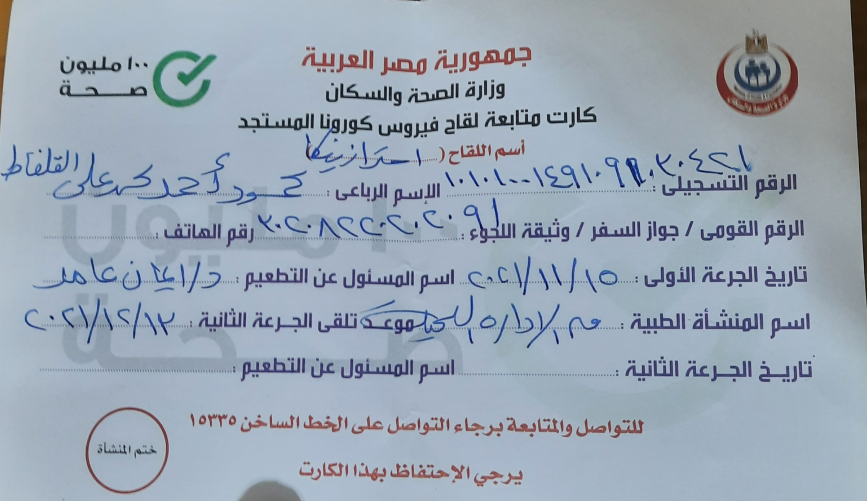
#> input picture Deep learning/images/Coordinate System/CCCC1.jpg, 2601 x 1503 px (shown at 1/3 size)
$ python 'img cordinations.py'
#> lines starting #> are read from the running program, lines starting #| are printed output that depends on the picture
import cv2
import numpy as np

img = cv2.imread('CCCC1.jpg')
#> img is the input picture: shape (1503, 2601, 3); mean B, G, R 180.8, 166.6, 153.9

small = cv2.resize(img, (1080,720))
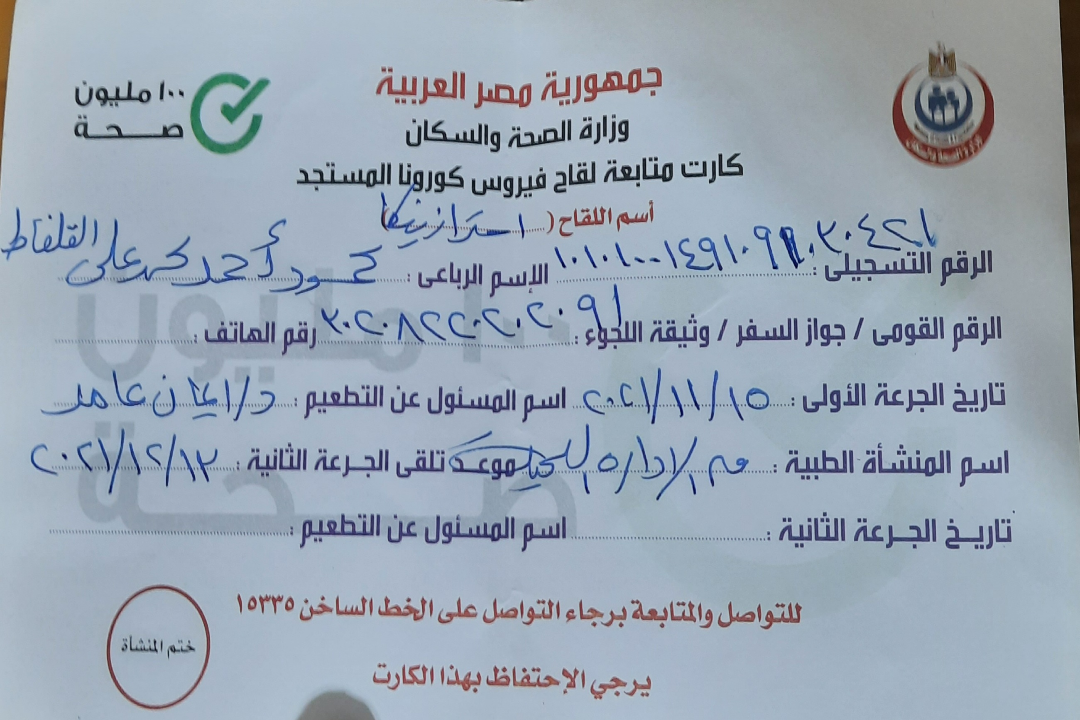
#> small: shape (720, 1080, 3); mean B, G, R 180.7, 166.5, 153.8

cv2.imshow('image', small)

def click_event (event, x,y, flags, params):

    if event == cv2.EVENT_LBUTTONDOWN:

       print (x , ',' , y)
       font= cv2.FONT_HERSHEY_SIMPLEX
       strXY = str(x) + ',' + str(y)
       cv2.putText(small, strXY, (x,y), font, .5, (0,255,0), 2)
       cv2.imshow('image',small)

    if event == cv2.EVENT_RBUTTONDOWN:

        blue = small[y, x, 0]
        green = small[y, x, 1]
        red = small[y, x, 2]
        font= cv2.FONT_HERSHEY_SIMPLEX
        strBGR = str(blue)+ ',' + str(green) + ',' + str(red)
        cv2.putText(small, strBGR, (x,y), font, .5, (255,255,0), 2)
        cv2.imshow('image',small)


cv2.setMouseCallback('image', click_event)
cv2.waitKey(0)
cv2.destroyAllWindows()
